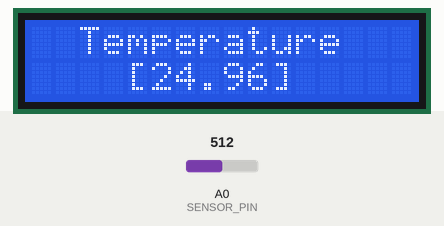
Simulated run of this program. Board: Arduino Mega 2560, built with avr-gcc and run on an emulated ATmega2560. Parts: 16×2 character LCD. The inputs (shaded band) are chosen by the test bench; at power-on: A0 (SENSOR_PIN) = 512. What the program prints to the serial monitor is not drawn.

Above: at 1.2 s.
1.3 s: A0 (SENSOR_PIN) set to 716
At 2.9 s:
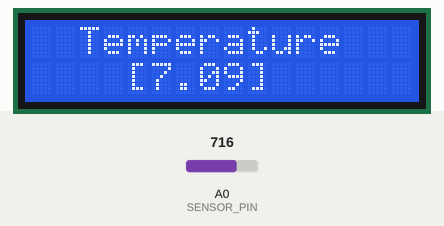
3.5 s: A0 (SENSOR_PIN) set to 1014
At 4.8 s:
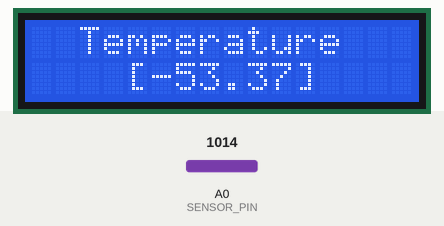
5.5 s: A0 (SENSOR_PIN) set to 1023
At 6.8 s:
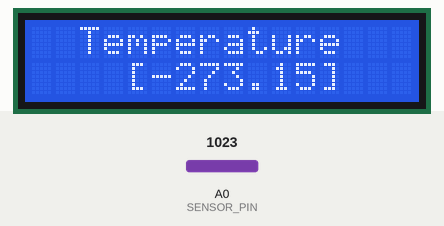
Timing chart, 0 to 8.5 s (numbered marks = the images above; inputs shaded):
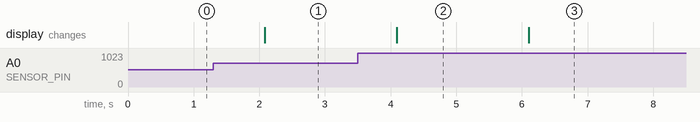

The program:

main.cpp
```cpp
// (licence header left out)
#include <Arduino.h>
#include <NTC_Thermistor.h>
#include <LiquidCrystal.h>

// Common Constants
#define SERIAL_BAUD            9600       // Speed of Serial Data
#define DELAY_MS               1000       // Milliseconds to wait between loops

// Thermometer Constants
#define SENSOR_PIN             A0         // Analog Input
#define REFERENCE_RESISTANCE   10000      // 10K Resistor
#define NOMINAL_RESISTANCE     10000      // 10K Resistor
#define NOMINAL_TEMPERATURE    25         // 25c at 10K+10K Resistance
#define B_VALUE                3950       // Beta Value (it's complicated!)

// LCD Constants
#define LCD_RS                 7          // Digital RS Signal
#define LCD_EN                 6          // Digital Enable LCD Signal
#define LCD_DATA0              13         // Digital Data
#define LCD_DATA1              12         // Digital Data
#define LCD_DATA2              11         // Digital Data
#define LCD_DATA3              10         // Digital Data
#define LCD_CONTRAST           A7         // Analog Contrast

// Global variables and references
double temperature;
Thermistor* thermistor = NULL;
LiquidCrystal* lcd = NULL;

// Bootstrap
void setup() {
  // Print to Serial Port that we're doing something
  Serial.begin(SERIAL_BAUD);
  Serial.println("Started");

  // Define direction of specific PINs (INPUT is default)
  pinMode(LED_BUILTIN, OUTPUT);
  pinMode(LCD_CONTRAST, OUTPUT);

  // Thermometer instance
  thermistor = new NTC_Thermistor(
    SENSOR_PIN,
    REFERENCE_RESISTANCE,
    NOMINAL_RESISTANCE,
    NOMINAL_TEMPERATURE,
    B_VALUE
  );

  // Display instance
  lcd = new LiquidCrystal(
    LCD_RS,
    LCD_EN,
    LCD_DATA0,
    LCD_DATA1,
    LCD_DATA2,
    LCD_DATA3
  );
  lcd->begin(16, 2);              // Our display is 16x2
  lcd->clear();

  analogWrite(LCD_CONTRAST, 1);   // Set contrast (hard to see otherwise)
}

void loop() {
  // Turn on built-in LED to show we're working
  digitalWrite(LED_BUILTIN, HIGH);

  // Read Temperature and print to LCD
  const double celsius = thermistor->readCelsius();
  lcd->print("  Temperature   ");
  lcd->setCursor(0, 1);   // Advance to second row
  lcd->print("    [");
  lcd->print(celsius);
  lcd->print("]        ");

  // Turn off built-in LED and sleep for about 1 second. This is to not overload any components
  digitalWrite(LED_BUILTIN, LOW);
  delay(DELAY_MS);
}
```

Measured:
- after the input at 1.3 s, the display: changes after 0.78 s (image 1)
- after the input at 3.5 s, the display: changes after 0.59 s (image 2)
- after the input at 5.5 s, the display: changes after 0.60 s (image 3)
